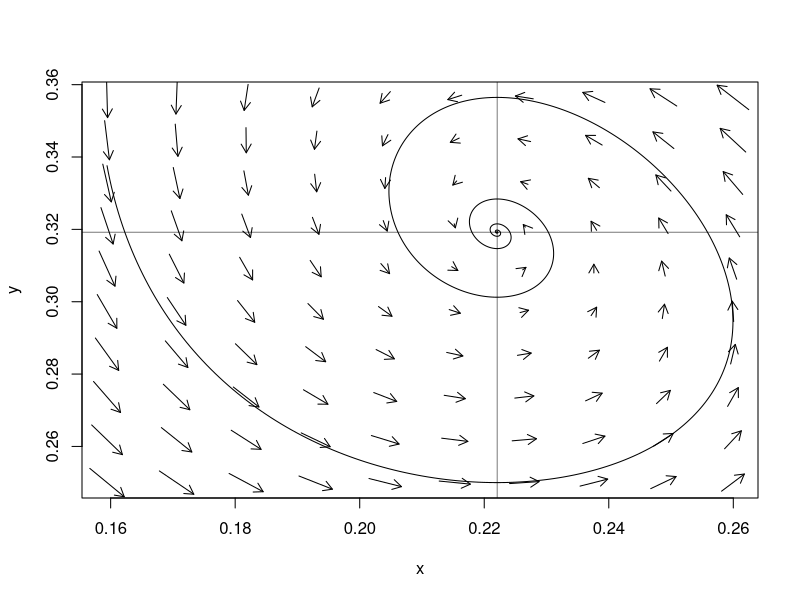
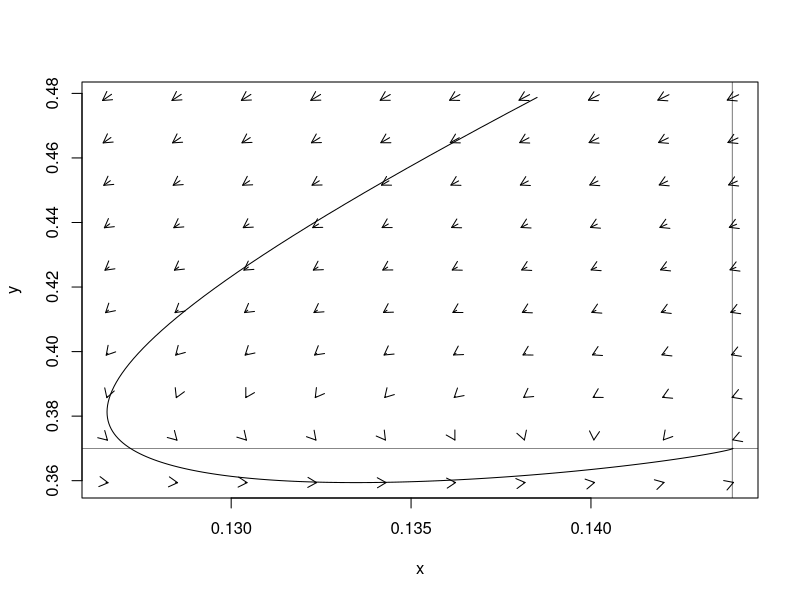

The R script that drew these images, in order:
## ---- chunk 1
library("deSolve")
library("plotrix")
## ---- chunk 2
dxdt <- function(x, y, a, b, c)  a * x - b * x^2 - c * x * y
dydt <- function(x, y, e, f, g) {
  if(modelI) {
    return(e * x * y - f * y) 
  } else {
    return(e * x * y + f * y - g * y^2)
  }
}
## ---- chunk 3
gfun <- function(t, N, params) {
  with(c(as.list(N), as.list(params)), {
    list(c(x = dxdt(x, y, a, b, c),
           y = dydt(x, y, e, f, g)))
  })
}
## ---- chunk 4
genPosFP <- function(.seed) {
  # optional random seed
  if(!missing(.seed)) set.seed(.seed) 
  
  # generate candidate parameter set with names
  nms <- letters[1:7][-4]
  parms <- setNames(runif(6), nms)
  
  if(modelI) {
    # save parameters that determine positivity
    ae <- parms[c("a", "e")]
    bf <- parms[c("b", "f")]
  
    # swap the parameter sets if required
    if(prod(ae) < prod(bf)) { 
      parms[c("a", "e")] <- bf
      parms[c("b", "f")] <- ae
    }
  } else {
    # save parameters that determine positivity
    ag <- parms[c("a", "g")]
    cf <- parms[c("c", "f")]
  
    # swap the parameter sets if required
    if(prod(ag) < prod(cf)) { 
      parms[c("a", "g")] <- cf
      parms[c("c", "f")] <- ag
    }
  }
  
  # return the parameters
  return(setNames(parms, nms))
}
## ---- chunk 5
FPs <- function(parms) {
  with(as.list(parms), {
    if(modelI) {
      c(x = f/e,
        y = (a*e - b*f)/(c*e))
    } else {
      c(x = (a*g - c*f)/(c*e + b*g),
        y = (a*e + b*f)/(c*e + b*g))
    }
  })
}
## ---- chunk 6
for(modelI in c(TRUE, FALSE)) {
  print(all(replicate(10000, FPs(genPosFP())) > 0))
}
## ---- chunk 7
modelI <- TRUE
parmsI <- genPosFP(.seed = 1)
all(FPs(parmsI) > 0)
modelI <- FALSE
parmsII <- genPosFP(.seed = 1)
all(FPs(parmsII) > 0)
## ---- chunk 8
set.seed(1)
modelI <- TRUE
(initValueI <- abs(FPs(parmsI) + rnorm(2, sd = 0.1)))
modelII <- FALSE
(initValueII <- abs(FPs(parmsII) + rnorm(2, sd = 0.1)))
## ---- chunk 9
modelI <- TRUE
desolI <- lsoda(y = initValueI,
                times = seq(0, 500, by = 0.1),
                func = gfun,
                parms = parmsI)
desolI <- as.data.frame(desolI)
modelI <- FALSE
desolII <- lsoda(y = initValueII,
                times = seq(0, 500, by = 0.1),
                func = gfun,
                parms = parmsII)
desolII <- as.data.frame(desolII)
## ---- chunk 10
plotFigure <- function(desol, parms) {
  # plot trajectory
  with(desol, plot(x, y, type = "l"))
  
  # fixed points
  with(as.list(parms), 
       abline(v = FPs(parms)[1], 
              h = FPs(parms)[2],
              lwd = 0.5))
  
  # vector field
  xGrid <- with(desol, seq(min(x), max(x), length = 10))
  yGrid <- with(desol, seq(min(y), max(y), length = 10))
  state <- expand.grid(x = xGrid, y = yGrid)
  xGrad <- dxdt(state[,1], state[,2], 
                parms["a"], parms["b"], parms["c"])
  yGrad <- dydt(state[,1], state[,2], 
                parms["e"], parms["f"], parms["g"])
  vectorField(xGrad, yGrad, state[, 1], state[, 2])
}
## ---- chunk 11
modelI <- TRUE
plotFigure(desolI, parmsI)
modelI <- FALSE
plotFigure(desolII, parmsII)
